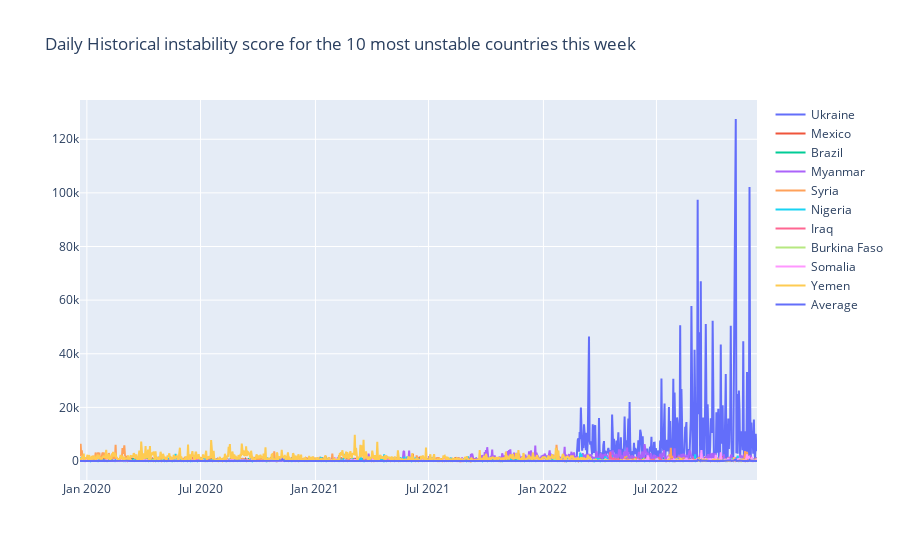

Notebook cell for this chart:
### Markdown cell above
Plot the daily values of severity score for these 10 countries in a plotly plot. Also add the average line for reference.

### Code cell
# Store the name of the columns with the highest value for the Total row in a list
top_10 = last_week.loc['Total'].nlargest(10).index.tolist()

# Create a plotly figure
import plotly.graph_objects as go

fig = go.Figure()

# Add a line for each country in the top_10 list with the last 6 months of data in acl_instability_score
for country in top_10:
    fig.add_trace(go.Scatter(x=acled_instability_score.index, y=acled_instability_score[country], name=country))

# Add a line for the average of all countries
fig.add_trace(go.Scatter(x=acled_instability_score.index, y=acled_instability_score['Average'], name='Average'))

# Set the title of the figure
fig.update_layout(title='Daily Historical instability score for the 10 most unstable countries this week')

# Show the figure
fig.show()

### Figure 1 — Plotly figure (JSON) as saved in the notebook; plotly's stock layout.template omitted (floating-point values rounded to 4 significant figures; data arrays with more than 128 entries replaced by an {"elided": "..."} marker saying what was removed)
{"data": [{"name": "Ukraine", "type": "scatter", "x": {"elided": "1085 str values"}, "y": {"elided": "1085 float values"}}, {"name": "Mexico", "type": "scatter", "x": {"elided": "1085 str values"}, "y": {"elided": "1085 float values"}}, {"name": "Brazil", "type": "scatter", "x": {"elided": "1085 str values"}, "y": {"elided": "1085 float values"}}, {"name": "Myanmar", "type": "scatter", "x": {"elided": "1085 str values"}, "y": {"elided": "1085 float values"}}, {"name": "Syria", "type": "scatter", "x": {"elided": "1085 str values"}, "y": {"elided": "1085 float values"}}, {"name": "Nigeria", "type": "scatter", "x": {"elided": "1085 str values"}, "y": {"elided": "1085 float values"}}, {"name": "Iraq", "type": "scatter", "x": {"elided": "1085 str values"}, "y": {"elided": "1085 float values"}}, {"name": "Burkina Faso", "type": "scatter", "x": {"elided": "1085 str values"}, "y": {"elided": "1085 float values"}}, {"name": "Somalia", "type": "scatter", "x": {"elided": "1085 str values"}, "y": {"elided": "1085 float values"}}, {"name": "Yemen", "type": "scatter", "x": {"elided": "1085 str values"}, "y": {"elided": "1085 float values"}}, {"name": "Average", "type": "scatter", "x": {"elided": "1085 str values"}, "y": {"elided": "1085 float values"}}], "layout": {"title": {"text": "Daily Historical instability score for the 10 most unstable countries this week"}}}
